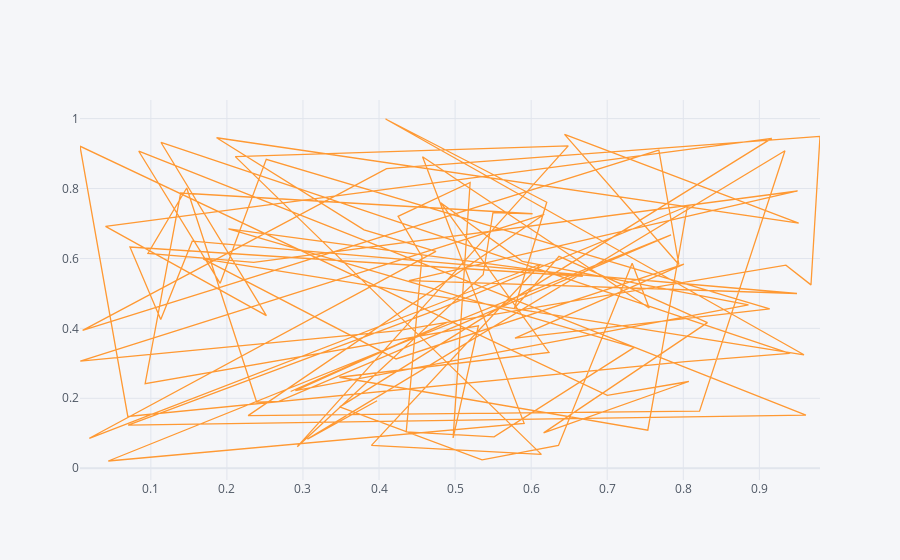

Here is the notebook cell this chart was saved with:
### Code cell
df.iplot(kind='scatter', x='A',y='B')
